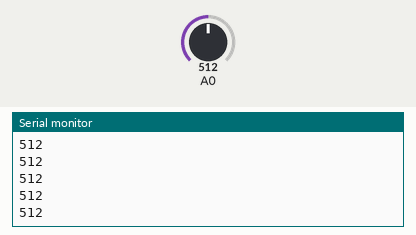
Recording of a sketch running on a simulated Arduino Uno, built with avr-gcc and run on an emulated ATmega328P. Parts: the last lines printed to the serial monitor. The inputs (shaded band) are chosen by the test bench; at power-on: A0 = 512.

Above: at 1.2 s.
1.3 s: A0 set to 716
At 1.32 s:
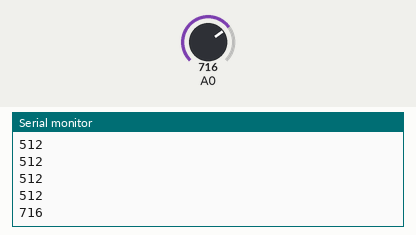
2.8 s: A0 set to 900
At 2.83 s:
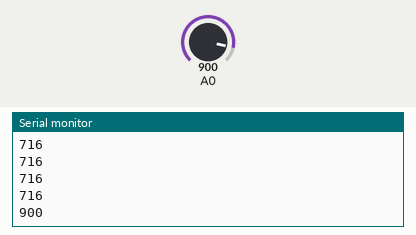
Timing chart, 0 to 5.8 s (numbered marks = the images above; inputs shaded):
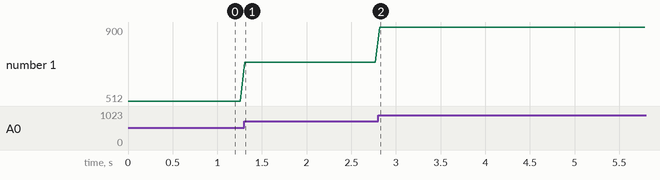

The sketch:

strip_potentiometer.ino
```cpp
void setup(){
  pinMode(A0, INPUT);
  digitalWrite(A0, HIGH);
  Serial.begin(9600);
}

void loop(){
  Serial.println(analogRead(A0));
  delay(50);
}
```

Measured:
- after the input at 1.3 s, the serial monitor: prints a new line at once (image 1)
- after the input at 2.8 s, the serial monitor: prints a new line at once (image 2)
- plotted number 1: 512 → 716 after the input at 1.3 s, 716 → 900 after the input at 2.8 s
